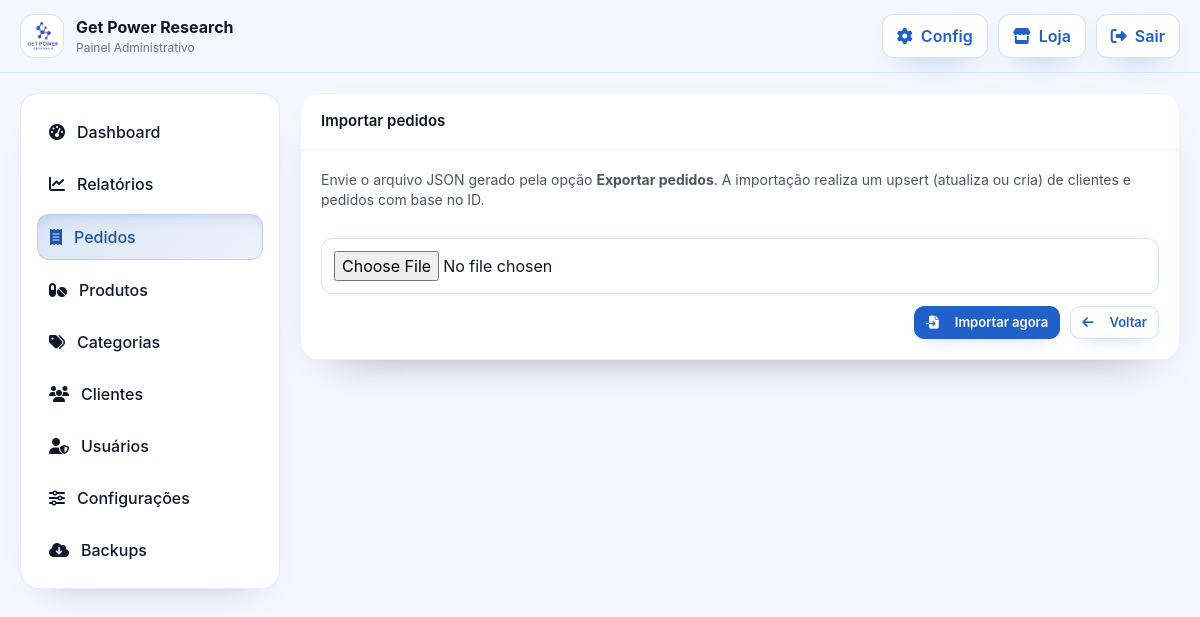
/orders.php?action=import (signed in), run on the app's committed database.
### tables this page shows
CREATE TABLE `settings` (
  `id` int(10) UNSIGNED NOT NULL,
  `skey` varchar(191) NOT NULL,
  `svalue` longtext NOT NULL,
  `updated_at` timestamp NOT NULL DEFAULT current_timestamp() ON UPDATE current_timestamp()
);

### bootstrap.php (called while the page is built, shortened)
<?php
if (!function_exists('cache_busted_url')) {
  function cache_busted_url(string $path): string {
    $trimmed = trim($path);
    $absolute = __DIR__ . '/' . ltrim($trimmed, '/');
    $version = is_file($absolute) ? filemtime($absolute) : time();
    $separator = strpos($trimmed, '?') !== false ? '&' : '?';
    return $trimmed . $separator . 'v=' . $version;
  }
}
if (!function_exists('asset_url')) {
  function asset_url($rel){
    $clean = ltrim((string)$rel, '/');
    if (function_exists('cache_busted_url')) {
      return cache_busted_url($clean);
    }
    $abs = __DIR__ . '/' . $clean;
    $v = is_file($abs) ? filemtime($abs) : time();
    $sep = (strpos($clean,'?')!==false) ? '&' : '?';
    return $clean . $sep . 'v=' . $v;
  }
}

### lib/utils.php (called while the page is built, shortened)
<?php
if (!function_exists('setting_get')) {
    function setting_get(string $key, $default = null) {
        try {
            $pdo = db();
            $stmt = $pdo->prepare('SELECT svalue FROM settings WHERE skey = ?');
            $stmt->execute([$key]);
            $value = $stmt->fetchColumn();
            return $value;
        } catch (Throwable $e) {
            return $default;
        }
    }
}
if (!function_exists('current_admin')) {
    function current_admin(): ?array {
        if (!empty($_SESSION['admin']) && is_array($_SESSION['admin'])) {
            return $_SESSION['admin'];
        }
        return null;
    }
}
if (!function_exists('current_admin_role')) {
    function current_admin_role(): string {
        $admin = current_admin();
        return $admin['role'] ?? 'admin';
    }
}
if (!function_exists('is_super_admin')) {
    function is_super_admin(): bool {
        return current_admin_role() === 'super_admin';
    }
}
if (!function_exists('sanitize_html')) {
    function sanitize_html($html) {
        return htmlspecialchars((string)$html, ENT_QUOTES | ENT_HTML5, 'UTF-8');
    }
}
if (!function_exists('find_logo_path')) {
    function find_logo_path(): ?string {
        $cfgLogo = function_exists('setting_get') ? setting_get('store_logo_url') : null;
        if ($cfgLogo) {
            return ltrim((string)$cfgLogo, '/');
        }
        return null;
    }
}

### admin_layout.php (the view, shortened to what this page needs)
<?php
function admin_header($title='Admin'){
  $store = setting_get('store_name', (cfg()['store']['name'] ?? 'Get Power Research'));
  $fullLogoPath = find_logo_path();
  $logoUrl = $fullLogoPath ? '/' . ltrim($fullLogoPath, '/') : null;
  echo '<!doctype html><html lang="pt-br"><head><meta charset="utf-8">';
  echo '<script src="https://cdn.tailwindcss.com"></script>';
  echo '<link rel="stylesheet" href="https://cdnjs.cloudflare.com/ajax/libs/font-awesome/6.5.0/css/all.min.css">';
  $css = function_exists('asset_url') ? asset_url('assets/admin.css') : 'assets/admin.css';
  echo '<link rel="stylesheet" href="'.$css.'">';
  echo '</head><body>';
  echo '<header class="admin-top"><div class="wrap">';
  $logoHtml = $logoUrl
    ? '<div class="logo img"><img src="'.sanitize_html($logoUrl).'" alt="Logo" class="logo-img"></div>'
    : '<div class="logo icon"><i class="fa-solid fa-capsules"></i></div>';
  echo '<div class="brand">'.$logoHtml.'<div><div class="name">'.sanitize_html($store).'</div><div class="sub">Painel Administrativo</div></div></div>';
  echo '<div class="actions">';
  echo '<a class="btn btn-ghost" href="admin.php?route=settings"><i class="fa-solid fa-gear"></i><span>Config</span></a>';
  echo '<a class="btn btn-ghost" href="index.php" target="_blank"><i class="fa-solid fa-store"></i><span>Loja</span></a>';
  echo '<a class="btn btn-ghost" href="admin.php?route=logout"><i class="fa-solid fa-right-from-bracket"></i><span>Sair</span></a>';
  echo '</div></div></header>';
  echo '<div class="admin-grid"><aside class="admin-side"><nav>';
  $cur = basename($_SERVER['SCRIPT_NAME']);
  echo '<a class="'.($cur==='dashboard.php'?'active':'').'" href="dashboard.php"><i class="fa-solid fa-gauge-high"></i>Dashboard</a>';
  echo '<a class="'.($cur==='reports.php'?'active':'').'" href="reports.php"><i class="fa-solid fa-chart-line"></i>Relatórios</a>';
  echo '<a class="'.($cur==='orders.php'?'active':'').'" href="orders.php"><i class="fa-solid fa-receipt"></i>Pedidos</a>';
  echo '<a class="'.($cur==='products.php'?'active':'').'" href="products.php"><i class="fa-solid fa-pills"></i>Produtos</a>';
  echo '<a class="'.($cur==='categories.php'?'active':'').'" href="categories.php"><i class="fa-solid fa-tags"></i>Categorias</a>';
  echo '<a class="'.($cur==='customers.php'?'active':'').'" href="customers.php"><i class="fa-solid fa-users"></i>Clientes</a>';
  echo '<a class="'.($cur==='users.php'?'active':'').'" href="users.php"><i class="fa-solid fa-user-shield"></i>Usuários</a>';
  echo '<a class="'.($cur==='settings.php'?'active':'').'" href="settings.php"><i class="fa-solid fa-sliders"></i>Configurações</a>';
  if (function_exists('is_super_admin') && is_super_admin()) {
    echo '<a class="'.($cur==='backup.php'?'active':'').'" href="backup.php"><i class="fa-solid fa-cloud-arrow-down"></i>Backups</a>';
  }
  echo '</nav></aside><main class="admin-main">';
}
function admin_footer(){
  echo '</main></div>';
  echo '</body></html>';
}

### assets/admin.css (style rules this page uses)
:root { --bg:#f4f7ff; --fg:#0f172a; --card:#ffffff; --border:#d6e3ff; --muted:#64748b; --brand:#2060C8; --brand-600:#1b54b0; --brand-700:#16469a; --brand-50:#eef4ff; --ok:#0f9d58; --warn:#eab308; --danger:#dc2626; --radius:18px; }
html,body { background:var(--bg); color:var(--fg); font-family:Inter,ui-sans-serif,system-ui,-apple-system,BlinkMacSystemFont,"Segoe UI",Roboto,Helvetica,Arial; min-height:100%; }
a { color:var(--brand-600);text-decoration:none }
.wrap { max-width:1200px;margin:0 auto;padding:0 20px }
.admin-top { position:sticky; top:0; z-index:50; background:rgba(244,247,255,.85); backdrop-filter:saturate(180%) blur(14px); border-bottom:1px solid rgba(32,96,200,.12); }
.admin-top .wrap { display:flex;align-items:center;justify-content:space-between;padding:14px 20px }
.brand { display:flex;align-items:center;gap:12px }
.logo { width:44px; height:44px; border-radius:14px; display:grid; place-items:center; background:linear-gradient(135deg,var(--brand),var(--brand-600)); color:#fff; font-size:18px; }
.logo.img { background:#fff; border:1px solid rgba(32,96,200,.18); padding:4px; }
.logo-img { width:100%; height:100%; object-fit:contain; border-radius:10px; }
.brand .name { font-weight:700;font-size:1rem }
.brand .sub { font-size:12px;color:var(--muted) }
.actions { display:flex;gap:10px;flex-wrap:wrap }
.btn { display:inline-flex; align-items:center; gap:8px; padding:9px 14px; border-radius:12px; border:1px solid transparent; font-weight:600; transition:all .2s ease; background:var(--brand); color:#fff; border-color:var(--brand); box-shadow:0 12px 28px -18px rgba(32,96,200,.8); cursor:pointer; }
.btn-ghost { background:#fff; border-color:rgba(32,96,200,.18); color:var(--brand-600); }
.admin-grid { display:grid; grid-template-columns:260px 1fr; gap:20px; max-width:1200px; margin:20px auto; padding:0 20px 40px; }
.admin-side nav { position:sticky; top:90px; display:flex; flex-direction:column; gap:8px; padding:16px; background:var(--card); border:1px solid rgba(32,96,200,.12); border-radius:var(--radius); box-shadow:0 18px 35px -28px rgba(15,23,42,.35); }
.admin-side nav a { padding:10px 12px; border-radius:12px; color:var(--fg); display:flex; gap:12px; align-items:center; font-weight:500; }
.admin-side nav a.active { background:linear-gradient(135deg,rgba(32,96,200,.16),rgba(32,96,200,.08)); border:1px solid rgba(32,96,200,.2); color:var(--brand-700); box-shadow:0 10px 20px -18px rgba(32,96,200,.6) inset; }
.admin-main { display:flex;flex-direction:column;gap:20px }

### data on the page
settings: svalue (picture)
settings: svalue "Get Power Research"
